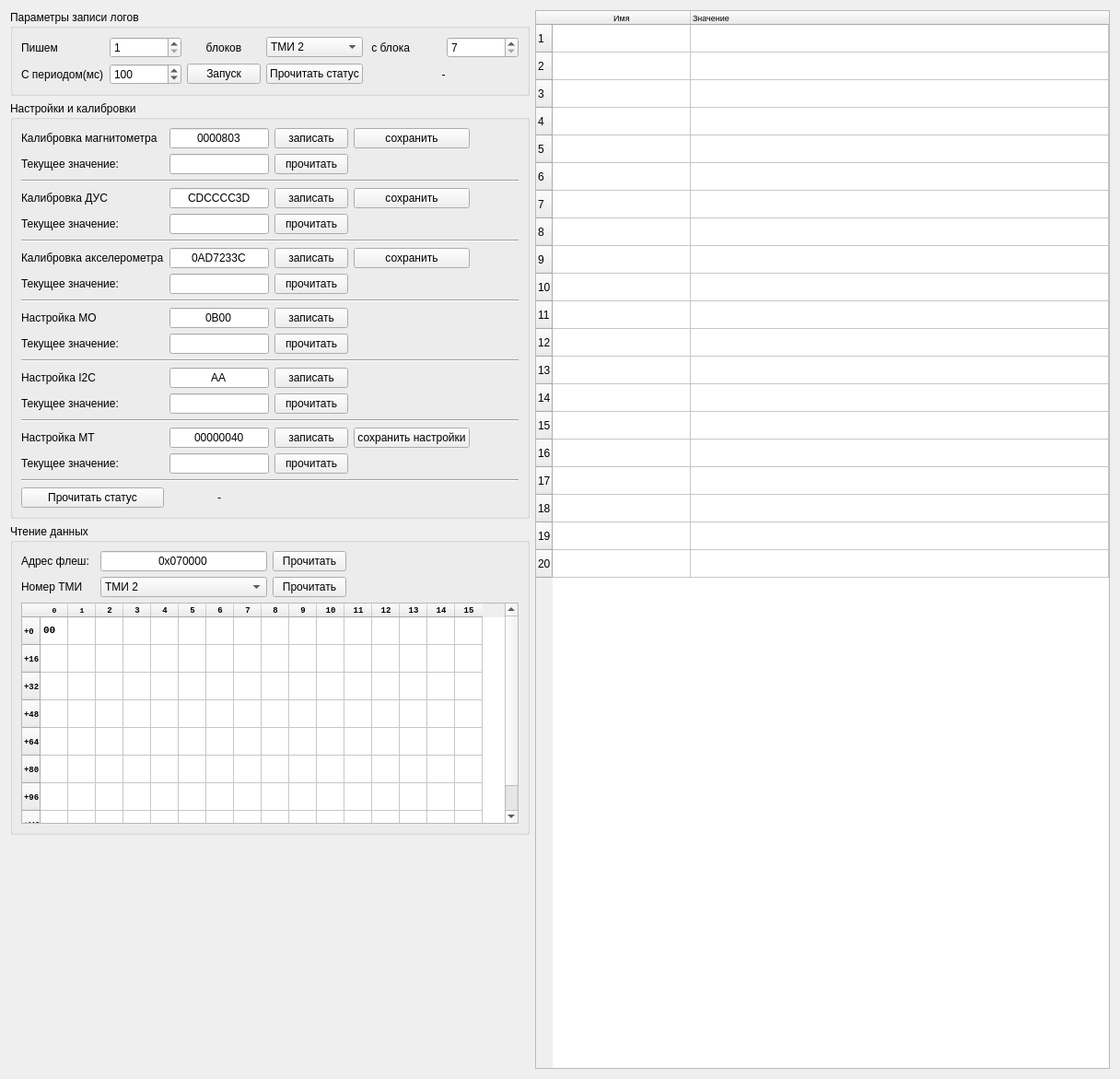
<?xml version="1.0" encoding="UTF-8"?>
<ui version="4.0">
 <class>EF_RW_Frame</class>
 <widget class="QFrame" name="EF_RW_Frame">
  <property name="geometry">
   <rect>
    <x>0</x>
    <y>0</y>
    <width>1216</width>
    <height>1171</height>
   </rect>
  </property>
  <property name="minimumSize">
   <size>
    <width>700</width>
    <height>765</height>
   </size>
  </property>
  <property name="windowTitle">
   <string>Frame</string>
  </property>
  <property name="frameShape">
   <enum>QFrame::NoFrame</enum>
  </property>
  <layout class="QGridLayout" name="gridLayout">
   <item row="1" column="0">
    <layout class="QGridLayout" name="gridLayout_5">
     <item row="0" column="0">
      <widget class="QGroupBox" name="groupBox">
       <property name="title">
        <string>Параметры записи логов</string>
       </property>
       <layout class="QGridLayout" name="gridLayout_2">
        <item row="0" column="4">
         <widget class="QLabel" name="label_2">
          <property name="text">
           <string> c блока</string>
          </property>
          <property name="alignment">
           <set>Qt::AlignLeading|Qt::AlignLeft|Qt::AlignVCenter</set>
          </property>
         </widget>
        </item>
        <item row="0" column="5">
         <widget class="QSpinBox" name="blockBegSBox">
          <property name="minimum">
           <number>7</number>
          </property>
          <property name="maximum">
           <number>256</number>
          </property>
         </widget>
        </item>
        <item row="0" column="3">
         <widget class="QComboBox" name="TMINumCB">
          <item>
           <property name="text">
            <string>ТМИ 2</string>
           </property>
          </item>
          <item>
           <property name="text">
            <string>ТМИ 3</string>
           </property>
          </item>
          <item>
           <property name="text">
            <string>ТМИ 5</string>
           </property>
          </item>
          <item>
           <property name="text">
            <string>ТМИ 6</string>
           </property>
          </item>
          <item>
           <property name="text">
            <string>ТМИ 9</string>
           </property>
          </item>
         </widget>
        </item>
        <item row="0" column="2">
         <widget class="QLabel" name="label_6">
          <property name="text">
           <string>блоков</string>
          </property>
          <property name="alignment">
           <set>Qt::AlignCenter</set>
          </property>
         </widget>
        </item>
        <item row="0" column="1">
         <widget class="QSpinBox" name="blockLenSBox">
          <property name="minimum">
           <number>1</number>
          </property>
          <property name="maximum">
           <number>248</number>
          </property>
         </widget>
        </item>
        <item row="3" column="1">
         <widget class="QSpinBox" name="delaySBox">
          <property name="maximum">
           <number>65535</number>
          </property>
          <property name="value">
           <number>100</number>
          </property>
         </widget>
        </item>
        <item row="3" column="0">
         <widget class="QLabel" name="label_3">
          <property name="text">
           <string>С периодом(мс)</string>
          </property>
         </widget>
        </item>
        <item row="0" column="0">
         <widget class="QLabel" name="label">
          <property name="text">
           <string>Пишем</string>
          </property>
         </widget>
        </item>
        <item row="3" column="2">
         <widget class="QPushButton" name="launchPB">
          <property name="text">
           <string>Запуск</string>
          </property>
         </widget>
        </item>
        <item row="3" column="3">
         <widget class="QPushButton" name="statusRdPB">
          <property name="text">
           <string>Прочитать статус</string>
          </property>
         </widget>
        </item>
        <item row="3" column="4" colspan="2">
         <widget class="QLabel" name="status_lbl">
          <property name="text">
           <string>-</string>
          </property>
          <property name="alignment">
           <set>Qt::AlignCenter</set>
          </property>
         </widget>
        </item>
       </layout>
      </widget>
     </item>
     <item row="1" column="0">
      <widget class="QGroupBox" name="groupBox_2">
       <property name="title">
        <string>Настройки и калибровки</string>
       </property>
       <layout class="QGridLayout" name="gridLayout_3">
        <item row="5" column="2">
         <widget class="QPushButton" name="GyrCalRDPB">
          <property name="text">
           <string>прочитать</string>
          </property>
         </widget>
        </item>
        <item row="1" column="4">
         <spacer name="horizontalSpacer">
          <property name="orientation">
           <enum>Qt::Horizontal</enum>
          </property>
          <property name="sizeHint" stdset="0">
           <size>
            <width>40</width>
            <height>20</height>
           </size>
          </property>
         </spacer>
        </item>
        <item row="14" column="1">
         <widget class="QLineEdit" name="I2CCurr"/>
        </item>
        <item row="2" column="2">
         <widget class="QPushButton" name="MagCalRdPB">
          <property name="text">
           <string>прочитать</string>
          </property>
         </widget>
        </item>
        <item row="7" column="0">
         <widget class="QLabel" name="AccCalibLbl">
          <property name="text">
           <string>Калибровка акселерометра</string>
          </property>
         </widget>
        </item>
        <item row="11" column="0">
         <widget class="QLabel" name="MoCurrLb">
          <property name="text">
           <string>Текущее значение:</string>
          </property>
         </widget>
        </item>
        <item row="15" column="0" colspan="5">
         <widget class="Line" name="line_2">
          <property name="orientation">
           <enum>Qt::Horizontal</enum>
          </property>
         </widget>
        </item>
        <item row="17" column="2">
         <widget class="QPushButton" name="MTSetRdPb">
          <property name="text">
           <string>прочитать</string>
          </property>
         </widget>
        </item>
        <item row="1" column="2">
         <widget class="QPushButton" name="CalibMagWrite">
          <property name="enabled">
           <bool>true</bool>
          </property>
          <property name="text">
           <string>записать</string>
          </property>
         </widget>
        </item>
        <item row="14" column="2">
         <widget class="QPushButton" name="I2CSetRdPb">
          <property name="text">
           <string>прочитать</string>
          </property>
         </widget>
        </item>
        <item row="19" column="1">
         <widget class="QLabel" name="SetStatusLbl">
          <property name="text">
           <string>-</string>
          </property>
          <property name="alignment">
           <set>Qt::AlignCenter</set>
          </property>
         </widget>
        </item>
        <item row="8" column="0">
         <widget class="QLabel" name="AccCurLb">
          <property name="text">
           <string>Текущее значение:</string>
          </property>
         </widget>
        </item>
        <item row="8" column="1">
         <widget class="QLineEdit" name="AccCurr"/>
        </item>
        <item row="16" column="0">
         <widget class="QLabel" name="MtSetLbl">
          <property name="text">
           <string>Настройка MT</string>
          </property>
         </widget>
        </item>
        <item row="1" column="1">
         <widget class="QLineEdit" name="MagCalibLEdit">
          <property name="enabled">
           <bool>true</bool>
          </property>
          <property name="text">
           <string>0000803</string>
          </property>
          <property name="maxLength">
           <number>8</number>
          </property>
          <property name="alignment">
           <set>Qt::AlignCenter</set>
          </property>
         </widget>
        </item>
        <item row="18" column="0" colspan="5">
         <widget class="Line" name="line">
          <property name="orientation">
           <enum>Qt::Horizontal</enum>
          </property>
         </widget>
        </item>
        <item row="7" column="2">
         <widget class="QPushButton" name="CalibAccWrite">
          <property name="enabled">
           <bool>true</bool>
          </property>
          <property name="text">
           <string>записать</string>
          </property>
         </widget>
        </item>
        <item row="10" column="0">
         <widget class="QLabel" name="MoSetLbl">
          <property name="text">
           <string>Настройка МО</string>
          </property>
         </widget>
        </item>
        <item row="5" column="0">
         <widget class="QLabel" name="GyrCurLb">
          <property name="text">
           <string>Текущее значение:</string>
          </property>
         </widget>
        </item>
        <item row="4" column="0">
         <widget class="QLabel" name="GyroCalibLbl">
          <property name="text">
           <string>Калибровка ДУС</string>
          </property>
         </widget>
        </item>
        <item row="19" column="0">
         <widget class="QPushButton" name="SetStatusPB">
          <property name="text">
           <string>Прочитать статус</string>
          </property>
         </widget>
        </item>
        <item row="13" column="2">
         <widget class="QPushButton" name="I2CSetWrite">
          <property name="text">
           <string>записать</string>
          </property>
         </widget>
        </item>
        <item row="1" column="0">
         <widget class="QLabel" name="MagCalibLbl">
          <property name="text">
           <string>Калибровка магнитометра</string>
          </property>
         </widget>
        </item>
        <item row="1" column="3">
         <widget class="QPushButton" name="MagCalibSavePB">
          <property name="enabled">
           <bool>true</bool>
          </property>
          <property name="text">
           <string>сохранить</string>
          </property>
         </widget>
        </item>
        <item row="6" column="0" colspan="5">
         <widget class="Line" name="line_5">
          <property name="orientation">
           <enum>Qt::Horizontal</enum>
          </property>
         </widget>
        </item>
        <item row="16" column="3">
         <widget class="QPushButton" name="SettingsSavePB">
          <property name="text">
           <string>сохранить настройки</string>
          </property>
         </widget>
        </item>
        <item row="9" column="0" colspan="5">
         <widget class="Line" name="line_4">
          <property name="orientation">
           <enum>Qt::Horizontal</enum>
          </property>
         </widget>
        </item>
        <item row="7" column="3">
         <widget class="QPushButton" name="AccCalibSavePB">
          <property name="enabled">
           <bool>true</bool>
          </property>
          <property name="text">
           <string>сохранить</string>
          </property>
         </widget>
        </item>
        <item row="11" column="2">
         <widget class="QPushButton" name="MoSetRdPB">
          <property name="text">
           <string>прочитать</string>
          </property>
         </widget>
        </item>
        <item row="8" column="2">
         <widget class="QPushButton" name="AccCalRdPB">
          <property name="text">
           <string>прочитать</string>
          </property>
         </widget>
        </item>
        <item row="2" column="1">
         <widget class="QLineEdit" name="MagCurr">
          <property name="readOnly">
           <bool>true</bool>
          </property>
         </widget>
        </item>
        <item row="13" column="0">
         <widget class="QLabel" name="I2CSetLbl">
          <property name="text">
           <string>Настройка I2C</string>
          </property>
         </widget>
        </item>
        <item row="11" column="1">
         <widget class="QLineEdit" name="MOCurr"/>
        </item>
        <item row="7" column="1">
         <widget class="QLineEdit" name="AccCalibLEdit">
          <property name="enabled">
           <bool>true</bool>
          </property>
          <property name="text">
           <string>0AD7233C</string>
          </property>
          <property name="maxLength">
           <number>8</number>
          </property>
          <property name="alignment">
           <set>Qt::AlignCenter</set>
          </property>
         </widget>
        </item>
        <item row="16" column="2">
         <widget class="QPushButton" name="MTSetWrite">
          <property name="text">
           <string>записать</string>
          </property>
         </widget>
        </item>
        <item row="4" column="1">
         <widget class="QLineEdit" name="GyroCalibLEdit">
          <property name="enabled">
           <bool>true</bool>
          </property>
          <property name="text">
           <string>CDCCCC3D</string>
          </property>
          <property name="maxLength">
           <number>8</number>
          </property>
          <property name="alignment">
           <set>Qt::AlignCenter</set>
          </property>
         </widget>
        </item>
        <item row="12" column="0" colspan="5">
         <widget class="Line" name="line_3">
          <property name="orientation">
           <enum>Qt::Horizontal</enum>
          </property>
         </widget>
        </item>
        <item row="17" column="1">
         <widget class="QLineEdit" name="MtCurr"/>
        </item>
        <item row="14" column="0">
         <widget class="QLabel" name="I2CCurrLb">
          <property name="text">
           <string>Текущее значение:</string>
          </property>
         </widget>
        </item>
        <item row="2" column="0">
         <widget class="QLabel" name="MagCurrLb">
          <property name="text">
           <string>Текущее значение:</string>
          </property>
         </widget>
        </item>
        <item row="10" column="1">
         <widget class="QLineEdit" name="MOSetLEdit">
          <property name="text">
           <string>0B00</string>
          </property>
          <property name="maxLength">
           <number>4</number>
          </property>
          <property name="alignment">
           <set>Qt::AlignCenter</set>
          </property>
         </widget>
        </item>
        <item row="16" column="1">
         <widget class="QLineEdit" name="MTSetLEdit">
          <property name="text">
           <string>00000040</string>
          </property>
          <property name="maxLength">
           <number>8</number>
          </property>
          <property name="alignment">
           <set>Qt::AlignCenter</set>
          </property>
         </widget>
        </item>
        <item row="4" column="2">
         <widget class="QPushButton" name="CalibGyroWrite">
          <property name="enabled">
           <bool>true</bool>
          </property>
          <property name="text">
           <string>записать</string>
          </property>
         </widget>
        </item>
        <item row="10" column="2">
         <widget class="QPushButton" name="MoSetWrite">
          <property name="text">
           <string>записать</string>
          </property>
         </widget>
        </item>
        <item row="5" column="1">
         <widget class="QLineEdit" name="GyrCurr">
          <property name="readOnly">
           <bool>true</bool>
          </property>
         </widget>
        </item>
        <item row="17" column="0">
         <widget class="QLabel" name="MTCurrLb">
          <property name="text">
           <string>Текущее значение:</string>
          </property>
         </widget>
        </item>
        <item row="4" column="3">
         <widget class="QPushButton" name="GyroCalibSavePB">
          <property name="enabled">
           <bool>true</bool>
          </property>
          <property name="text">
           <string>сохранить</string>
          </property>
         </widget>
        </item>
        <item row="13" column="1">
         <widget class="QLineEdit" name="I2CSetLEdit">
          <property name="text">
           <string>AA</string>
          </property>
          <property name="maxLength">
           <number>2</number>
          </property>
          <property name="alignment">
           <set>Qt::AlignCenter</set>
          </property>
         </widget>
        </item>
        <item row="3" column="0" colspan="5">
         <widget class="Line" name="line_6">
          <property name="orientation">
           <enum>Qt::Horizontal</enum>
          </property>
         </widget>
        </item>
       </layout>
      </widget>
     </item>
     <item row="2" column="0">
      <widget class="QGroupBox" name="groupBox_3">
       <property name="title">
        <string>Чтение данных</string>
       </property>
       <layout class="QGridLayout" name="gridLayout_4" rowstretch="0,0,0,0">
        <item row="0" column="3">
         <widget class="QLineEdit" name="addrLE">
          <property name="text">
           <string>0x070000</string>
          </property>
          <property name="alignment">
           <set>Qt::AlignCenter</set>
          </property>
         </widget>
        </item>
        <item row="1" column="5">
         <spacer name="horizontalSpacer_2">
          <property name="orientation">
           <enum>Qt::Horizontal</enum>
          </property>
          <property name="sizeHint" stdset="0">
           <size>
            <width>40</width>
            <height>20</height>
           </size>
          </property>
         </spacer>
        </item>
        <item row="1" column="1">
         <widget class="QLabel" name="label_4">
          <property name="text">
           <string>Номер ТМИ</string>
          </property>
         </widget>
        </item>
        <item row="0" column="1">
         <widget class="QLabel" name="label_5">
          <property name="text">
           <string>Адрес флеш:</string>
          </property>
         </widget>
        </item>
        <item row="3" column="1" colspan="5">
         <widget class="QTableWidget" name="dataTable">
          <property name="sizePolicy">
           <sizepolicy hsizetype="Preferred" vsizetype="Minimum">
            <horstretch>0</horstretch>
            <verstretch>0</verstretch>
           </sizepolicy>
          </property>
          <property name="minimumSize">
           <size>
            <width>540</width>
            <height>240</height>
           </size>
          </property>
          <property name="font">
           <font>
            <family>Courier New</family>
            <pointsize>8</pointsize>
            <weight>75</weight>
            <bold>true</bold>
           </font>
          </property>
          <property name="verticalScrollBarPolicy">
           <enum>Qt::ScrollBarAlwaysOn</enum>
          </property>
          <property name="horizontalScrollBarPolicy">
           <enum>Qt::ScrollBarAlwaysOff</enum>
          </property>
          <property name="wordWrap">
           <bool>false</bool>
          </property>
          <property name="rowCount">
           <number>8</number>
          </property>
          <property name="columnCount">
           <number>16</number>
          </property>
          <attribute name="horizontalHeaderVisible">
           <bool>true</bool>
          </attribute>
          <attribute name="horizontalHeaderCascadingSectionResizes">
           <bool>false</bool>
          </attribute>
          <attribute name="horizontalHeaderMinimumSectionSize">
           <number>30</number>
          </attribute>
          <attribute name="horizontalHeaderDefaultSectionSize">
           <number>30</number>
          </attribute>
          <attribute name="horizontalHeaderShowSortIndicator" stdset="0">
           <bool>false</bool>
          </attribute>
          <attribute name="horizontalHeaderStretchLastSection">
           <bool>false</bool>
          </attribute>
          <attribute name="verticalHeaderMinimumSectionSize">
           <number>30</number>
          </attribute>
          <attribute name="verticalHeaderDefaultSectionSize">
           <number>30</number>
          </attribute>
          <attribute name="verticalHeaderStretchLastSection">
           <bool>false</bool>
          </attribute>
          <row>
           <property name="text">
            <string>+0</string>
           </property>
           <property name="font">
            <font>
             <pointsize>7</pointsize>
            </font>
           </property>
          </row>
          <row>
           <property name="text">
            <string>+16</string>
           </property>
           <property name="font">
            <font>
             <pointsize>7</pointsize>
            </font>
           </property>
          </row>
          <row>
           <property name="text">
            <string>+32</string>
           </property>
           <property name="font">
            <font>
             <pointsize>7</pointsize>
            </font>
           </property>
          </row>
          <row>
           <property name="text">
            <string>+48</string>
           </property>
           <property name="font">
            <font>
             <pointsize>7</pointsize>
            </font>
           </property>
          </row>
          <row>
           <property name="text">
            <string>+64</string>
           </property>
           <property name="font">
            <font>
             <pointsize>7</pointsize>
            </font>
           </property>
          </row>
          <row>
           <property name="text">
            <string>+80</string>
           </property>
           <property name="font">
            <font>
             <pointsize>7</pointsize>
            </font>
           </property>
          </row>
          <row>
           <property name="text">
            <string>+96</string>
           </property>
           <property name="font">
            <font>
             <pointsize>7</pointsize>
            </font>
           </property>
          </row>
          <row>
           <property name="text">
            <string>+112</string>
           </property>
           <property name="font">
            <font>
             <pointsize>5</pointsize>
            </font>
           </property>
          </row>
          <column>
           <property name="text">
            <string>0</string>
           </property>
           <property name="font">
            <font>
             <pointsize>6</pointsize>
            </font>
           </property>
          </column>
          <column>
           <property name="text">
            <string>1</string>
           </property>
           <property name="font">
            <font>
             <pointsize>6</pointsize>
            </font>
           </property>
          </column>
          <column>
           <property name="text">
            <string>2</string>
           </property>
           <property name="font">
            <font>
             <pointsize>7</pointsize>
            </font>
           </property>
          </column>
          <column>
           <property name="text">
            <string>3</string>
           </property>
           <property name="font">
            <font>
             <pointsize>7</pointsize>
            </font>
           </property>
          </column>
          <column>
           <property name="text">
            <string>4</string>
           </property>
           <property name="font">
            <font>
             <pointsize>7</pointsize>
            </font>
           </property>
          </column>
          <column>
           <property name="text">
            <string>5</string>
           </property>
           <property name="font">
            <font>
             <pointsize>7</pointsize>
            </font>
           </property>
          </column>
          <column>
           <property name="text">
            <string>6</string>
           </property>
           <property name="font">
            <font>
             <pointsize>7</pointsize>
            </font>
           </property>
          </column>
          <column>
           <property name="text">
            <string>7</string>
           </property>
           <property name="font">
            <font>
             <pointsize>7</pointsize>
            </font>
           </property>
          </column>
          <column>
           <property name="text">
            <string>8</string>
           </property>
           <property name="font">
            <font>
             <pointsize>7</pointsize>
            </font>
           </property>
          </column>
          <column>
           <property name="text">
            <string>9</string>
           </property>
           <property name="font">
            <font>
             <pointsize>7</pointsize>
            </font>
           </property>
          </column>
          <column>
           <property name="text">
            <string>10</string>
           </property>
           <property name="font">
            <font>
             <pointsize>7</pointsize>
            </font>
           </property>
          </column>
          <column>
           <property name="text">
            <string>11</string>
           </property>
           <property name="font">
            <font>
             <pointsize>7</pointsize>
            </font>
           </property>
          </column>
          <column>
           <property name="text">
            <string>12</string>
           </property>
           <property name="font">
            <font>
             <pointsize>7</pointsize>
            </font>
           </property>
          </column>
          <column>
           <property name="text">
            <string>13</string>
           </property>
           <property name="font">
            <font>
             <pointsize>7</pointsize>
            </font>
           </property>
          </column>
          <column>
           <property name="text">
            <string>14</string>
           </property>
           <property name="font">
            <font>
             <pointsize>7</pointsize>
            </font>
           </property>
          </column>
          <column>
           <property name="text">
            <string>15</string>
           </property>
           <property name="font">
            <font>
             <pointsize>7</pointsize>
            </font>
           </property>
          </column>
          <item row="0" column="0">
           <property name="text">
            <string>00</string>
           </property>
          </item>
         </widget>
        </item>
        <item row="1" column="3">
         <widget class="QComboBox" name="rdTMINumCB">
          <item>
           <property name="text">
            <string>ТМИ 2</string>
           </property>
          </item>
          <item>
           <property name="text">
            <string>ТМИ 3</string>
           </property>
          </item>
          <item>
           <property name="text">
            <string>ТМИ 5</string>
           </property>
          </item>
          <item>
           <property name="text">
            <string>ТМИ 6</string>
           </property>
          </item>
          <item>
           <property name="text">
            <string>ТМИ 9</string>
           </property>
          </item>
         </widget>
        </item>
        <item row="1" column="4">
         <widget class="QPushButton" name="rdTMIPB">
          <property name="text">
           <string>Прочитать</string>
          </property>
         </widget>
        </item>
        <item row="0" column="4">
         <widget class="QPushButton" name="dataRdPB">
          <property name="text">
           <string>Прочитать</string>
          </property>
         </widget>
        </item>
       </layout>
      </widget>
     </item>
    </layout>
   </item>
   <item row="2" column="0">
    <spacer name="verticalSpacer">
     <property name="orientation">
      <enum>Qt::Vertical</enum>
     </property>
     <property name="sizeHint" stdset="0">
      <size>
       <width>20</width>
       <height>40</height>
      </size>
     </property>
    </spacer>
   </item>
   <item row="1" column="1" rowspan="2">
    <widget class="QTableWidget" name="dataTWidget">
     <property name="sizePolicy">
      <sizepolicy hsizetype="Expanding" vsizetype="Expanding">
       <horstretch>0</horstretch>
       <verstretch>0</verstretch>
      </sizepolicy>
     </property>
     <property name="minimumSize">
      <size>
       <width>250</width>
       <height>0</height>
      </size>
     </property>
     <property name="horizontalScrollBarPolicy">
      <enum>Qt::ScrollBarAlwaysOff</enum>
     </property>
     <property name="sizeAdjustPolicy">
      <enum>QAbstractScrollArea::AdjustToContents</enum>
     </property>
     <property name="wordWrap">
      <bool>false</bool>
     </property>
     <property name="rowCount">
      <number>20</number>
     </property>
     <attribute name="horizontalHeaderCascadingSectionResizes">
      <bool>false</bool>
     </attribute>
     <attribute name="horizontalHeaderMinimumSectionSize">
      <number>150</number>
     </attribute>
     <attribute name="horizontalHeaderDefaultSectionSize">
      <number>150</number>
     </attribute>
     <attribute name="horizontalHeaderStretchLastSection">
      <bool>true</bool>
     </attribute>
     <attribute name="verticalHeaderDefaultSectionSize">
      <number>30</number>
     </attribute>
     <attribute name="verticalHeaderStretchLastSection">
      <bool>false</bool>
     </attribute>
     <row/>
     <row/>
     <row/>
     <row/>
     <row/>
     <row/>
     <row/>
     <row/>
     <row/>
     <row/>
     <row/>
     <row/>
     <row/>
     <row/>
     <row/>
     <row/>
     <row/>
     <row/>
     <row/>
     <row/>
     <column>
      <property name="text">
       <string notr="true">Имя</string>
      </property>
      <property name="font">
       <font>
        <pointsize>7</pointsize>
       </font>
      </property>
     </column>
     <column>
      <property name="text">
       <string>Значение</string>
      </property>
      <property name="font">
       <font>
        <pointsize>7</pointsize>
       </font>
      </property>
      <property name="textAlignment">
       <set>AlignLeading|AlignVCenter</set>
      </property>
     </column>
    </widget>
   </item>
  </layout>
 </widget>
 <resources/>
 <connections/>
</ui>
